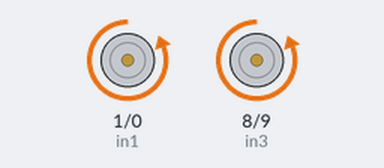
A program run on a simulated ESP32 board running MicroPython. On the bench: motor-driver pin pairs drawn as motors (green arrow = first pin HIGH = forward, orange = second pin HIGH = backward, longer = more drive, scaled by the enable pin). At 2.0 s the program stops and its outputs stay as they are.

Above: at 0.1 s.
At 1.1 s:
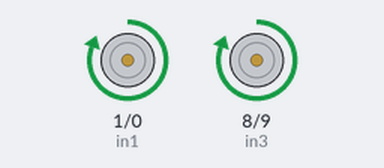
At 2.1 s:
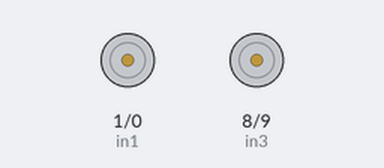
Timing chart, 0 to 3.5 s (numbered marks = the images above):
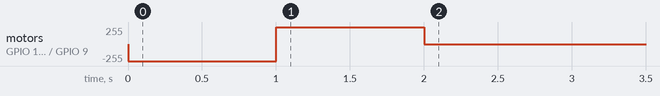

Measured:
- by itself, motor on GPIO 1 (in1) / GPIO 0 (in2), motor on GPIO 8 (in3) / GPIO 9 (in4): stopped → backward 255/255 at 0.00 s, → forward 255/255 1.0 s later, → stopped 1.0 s later

The program:

car.py
```python
from machine import Pin, PWM
import time

# 定义控制引脚
in1 = Pin(1, Pin.OUT)
in2 = Pin(0, Pin.OUT)
ena = PWM(Pin(2))  # 使用 PWM 控制电机速度

in3 = Pin(8, Pin.OUT)
in4 = Pin(9, Pin.OUT)
enb = PWM(Pin(10))

def motor_forward(speed=1023):
    ena.duty(speed)
    in1.off()
    in2.on()
    enb.duty(speed)
    in4.on()
    in3.off()

    time.sleep(1)
    motor_stop()

def motor_backward(speed=1023):
    ena.duty(speed)
    in1.on()
    in2.off()
    enb.duty(speed)
    in3.on()
    in4.off()
    time.sleep(1)
    motor_stop()

def turn_left(speed=1023):
    ena.duty(speed)  # 设置左边电机的速度
    in1.on()         # 左边电机后退
    in2.off()

    enb.duty(speed)  # 设置右边电机的速度
    in3.off()        # 右边电机前进
    in4.on()

    time.sleep(1)    # 持续转动1秒，你可以根据需要调整
    motor_stop()

def turn_right(speed=1023):
    ena.duty(speed)  # 设置左边电机的速度
    in1.off()        # 左边电机前进
    in2.on()

    enb.duty(speed)  # 设置右边电机的速度
    in3.on()         # 右边电机后退
    in4.off()

    time.sleep(1)    # 持续转动1秒，你可以根据需要调整
    motor_stop()

def motor_stop():
    in1.off()
    in2.off()
    in3.off()
    in4.off()

# 测试
if __name__ == '__main__':
    motor_forward()
    motor_backward()
    motor_stop()
```
